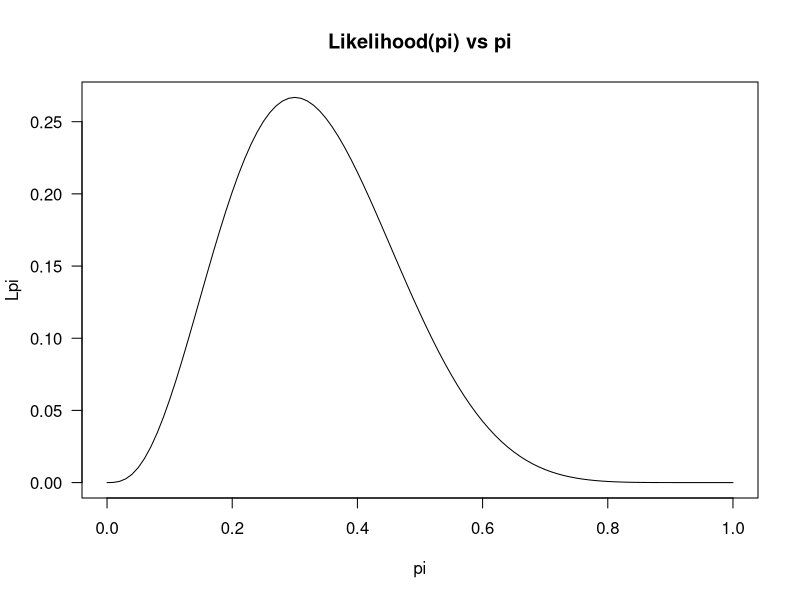
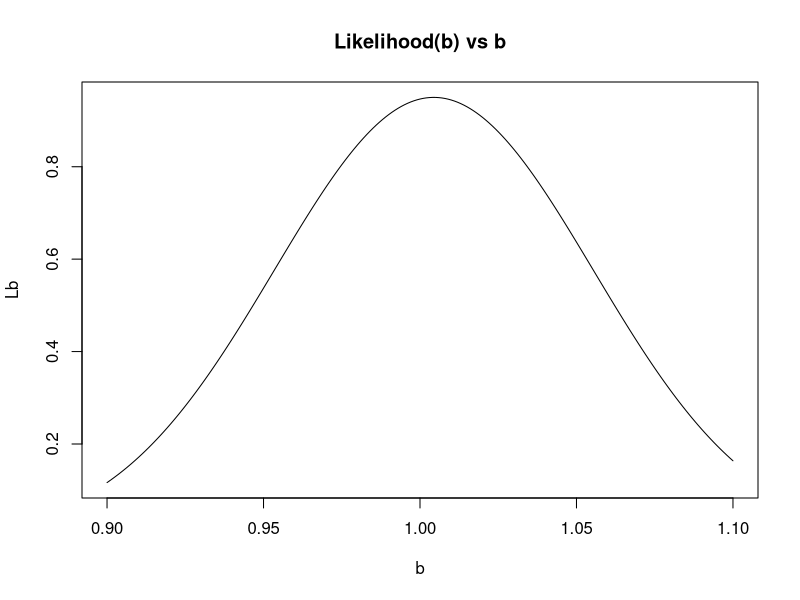

Here is the R script that generated these plots, in order:
## ---- chunk 1
lpie <- 0
pie <- 0:100
pie <- pie/100
for (i in 0:100) {
   pi <-  i/100
   lpi <-  10*9*8 * pi^3 * (1-pi)^7 / (3*2*1)
   lpie <- rbind(lpie,lpi)
}

Lpie <- lpie[2:102,]

xy <- cbind(pie, Lpie)
plot(xy,
     type = "l",
     las = 1,
     main = "Likelihood(pi) vs pi",
     xlab = "pi",
     ylab = "Lpi")
## ---- chunk 2
x <- c(0,1:10)
y <- c(0.1,0.9,1.9,2.9,4.1,5.1,5.9,6.9,8.1,9.1,10.1)
lm1 <- lm(y~x-1)
summary(lm1)
anova(lm1)
lb1 <- 0
b <- 900:1100
b <- b/1000
length(b)
for (i in 900:1100) {
  bi <-  i/1000
  lb <-  exp( - sum( (y-bi*x)^2 /2 ) )
  lb1 <- rbind(lb1,lb)
}
Lb <- lb1[2:202,]
xy <- cbind(b, Lb)
plot(xy, 
     type = "l", 
     main = "Likelihood(b) vs b")
## ---- chunk 3
p <- c(0, 1, 0, 
       1/2, 0, 1/2, 
       0, 1, 0)
P <- matrix(p,
            ncol = 3,
            nrow = 3,
            byrow = TRUE)
P
P2 <- P %*% P
P2
P4 <- P2 %*% P2
P8 <- P4 %*% P4
P3 <- P %*% P2
P3
P5 <- P2 %*% P3
P5
P7 <- P2 %*% P5
P7
## ---- chunk 4
p <- c(1/2, 1/2, 0, 
        1/3, 1/3, 1/3, 
        0, 1/2, 1/2)
P <- matrix(p, 
            ncol = 3,
            nrow = 3,
            byrow = TRUE)
P
P2 <- P %*% P
P2
P4 <- P2 %*% P2
P4
P8 <- P4 %*% P4
P8
## ---- chunk 5
p <- c(0.4, 0.5, 0.1, 
       0.05, 0.7, 0.25, 
       0.05, 0.5, 0.45)
P <- matrix(p,
            ncol = 3,
            nrow = 3,
            byrow = TRUE)
P
P2 <- P %*% P
P4 <- P2 %*% P2
P8 <- P4 %*% P4
P8
